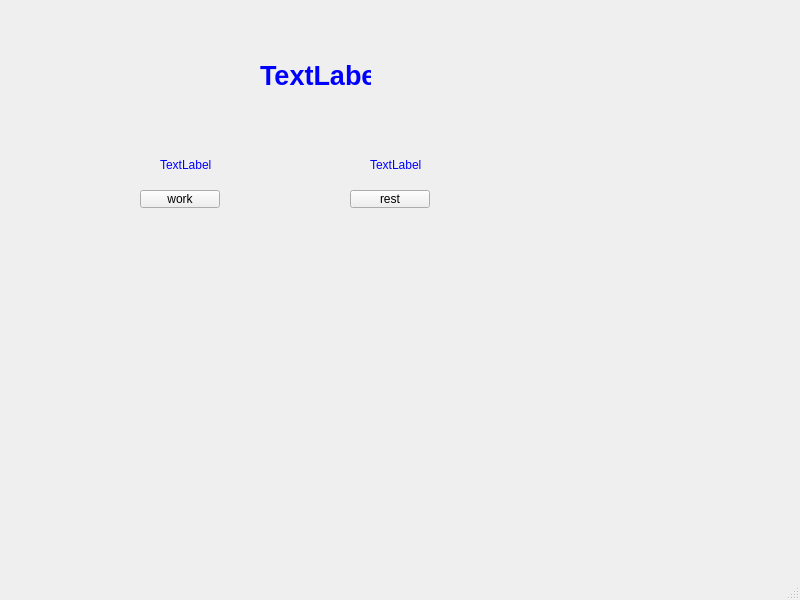
<?xml version="1.0" encoding="UTF-8"?>
<ui version="4.0">
 <class>MainWindow</class>
 <widget class="QMainWindow" name="MainWindow">
  <property name="geometry">
   <rect>
    <x>0</x>
    <y>0</y>
    <width>800</width>
    <height>600</height>
   </rect>
  </property>
  <property name="windowTitle">
   <string>MainWindow</string>
  </property>
  <widget class="QWidget" name="centralwidget">
   <widget class="QLabel" name="label">
    <property name="geometry">
     <rect>
      <x>260</x>
      <y>60</y>
      <width>111</width>
      <height>31</height>
     </rect>
    </property>
    <property name="text">
     <string>&lt;html&gt;&lt;head/&gt;&lt;body&gt;&lt;p&gt;&lt;span style=&quot; font-size:20pt; font-weight:700; color:#0000ff;&quot;&gt;TextLabel&lt;/span&gt;&lt;/p&gt;&lt;/body&gt;&lt;/html&gt;</string>
    </property>
   </widget>
   <widget class="QLabel" name="label_2">
    <property name="geometry">
     <rect>
      <x>160</x>
      <y>150</y>
      <width>61</width>
      <height>31</height>
     </rect>
    </property>
    <property name="text">
     <string>&lt;html&gt;&lt;head/&gt;&lt;body&gt;&lt;p&gt;&lt;span style=&quot; color:#0000ff;&quot;&gt;TextLabel&lt;/span&gt;&lt;/p&gt;&lt;/body&gt;&lt;/html&gt;</string>
    </property>
   </widget>
   <widget class="QPushButton" name="pushButton">
    <property name="geometry">
     <rect>
      <x>140</x>
      <y>190</y>
      <width>80</width>
      <height>18</height>
     </rect>
    </property>
    <property name="text">
     <string>work</string>
    </property>
   </widget>
   <widget class="QPushButton" name="pushButton_2">
    <property name="geometry">
     <rect>
      <x>350</x>
      <y>190</y>
      <width>80</width>
      <height>18</height>
     </rect>
    </property>
    <property name="text">
     <string>rest</string>
    </property>
   </widget>
   <widget class="QLabel" name="label_3">
    <property name="geometry">
     <rect>
      <x>370</x>
      <y>150</y>
      <width>61</width>
      <height>31</height>
     </rect>
    </property>
    <property name="text">
     <string>&lt;html&gt;&lt;head/&gt;&lt;body&gt;&lt;p&gt;&lt;span style=&quot; color:#0000ff;&quot;&gt;TextLabel&lt;/span&gt;&lt;/p&gt;&lt;/body&gt;&lt;/html&gt;</string>
    </property>
   </widget>
  </widget>
  <widget class="QMenuBar" name="menubar">
   <property name="geometry">
    <rect>
     <x>0</x>
     <y>0</y>
     <width>800</width>
     <height>17</height>
    </rect>
   </property>
  </widget>
  <widget class="QStatusBar" name="statusbar"/>
 </widget>
 <resources/>
 <connections/>
</ui>
